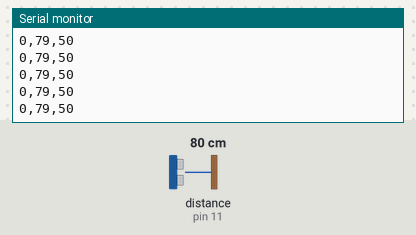
A sketch run on a simulated Arduino Uno, built with avr-gcc and run on an emulated ATmega328P. Shown: the last lines printed to the serial monitor. Wiring (inferred from the names in the program): ultrasonic range finder: trigger pin 12; echo pin 11. Inputs (shaded band) come from the test bench; at power-on: distance to the obstacle (sensor on pin 11) 80 cm. The echo pulse lasts 58.3 µs per cm.

Above: at 1.2 s.
1.3 s: distance to the obstacle (sensor on pin 11) set to 35 cm
At 2.4 s:
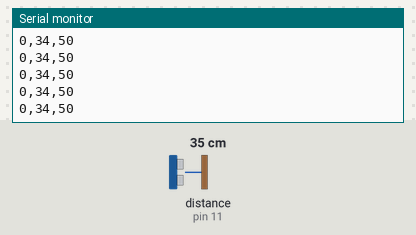
4.3 s: distance to the obstacle (sensor on pin 11) set to 2 cm
At 4.9 s:
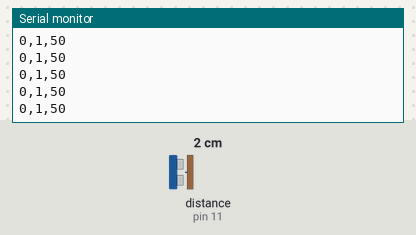
Timing chart, 0 to 7.3 s (numbered marks = the images above; inputs shaded):
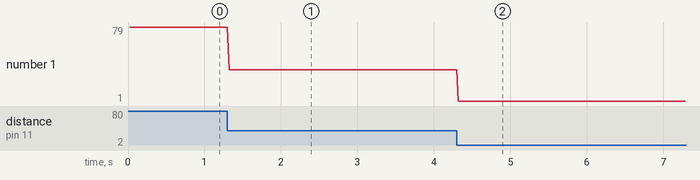

The sketch:

distanceSensor.ino
```cpp
int triggerPin = 12;
int echoPin = 11;
int ping;
int distance;

void setup() {
  // put your setup code here, to run once:
  Serial.begin(9600);
  pinMode(triggerPin, OUTPUT);
  pinMode(echoPin, INPUT);
}

void loop() {
  // put your main code here, to run repeatedly:
  delay(20);
  digitalWrite(triggerPin,LOW);
  delayMicroseconds(10);
  digitalWrite(triggerPin, HIGH);
  delayMicroseconds(10);
  digitalWrite(triggerPin, LOW);
  ping = pulseIn(echoPin, HIGH);
  distance = 343.*100.*(ping/2.)*0.000001;
  Serial.print(0);
  Serial.print(",");
  Serial.print(distance);
  Serial.print(",");
  Serial.println(50);

}
```

Measured:
- after the input at 1.3 s, the serial monitor: prints a new line at once (image 1)
- after the input at 4.3 s, the serial monitor: prints a new line at once (image 2)
- plotted number 1: 79 → 34 after the input at 1.3 s, 34 → 1 after the input at 4.3 s
